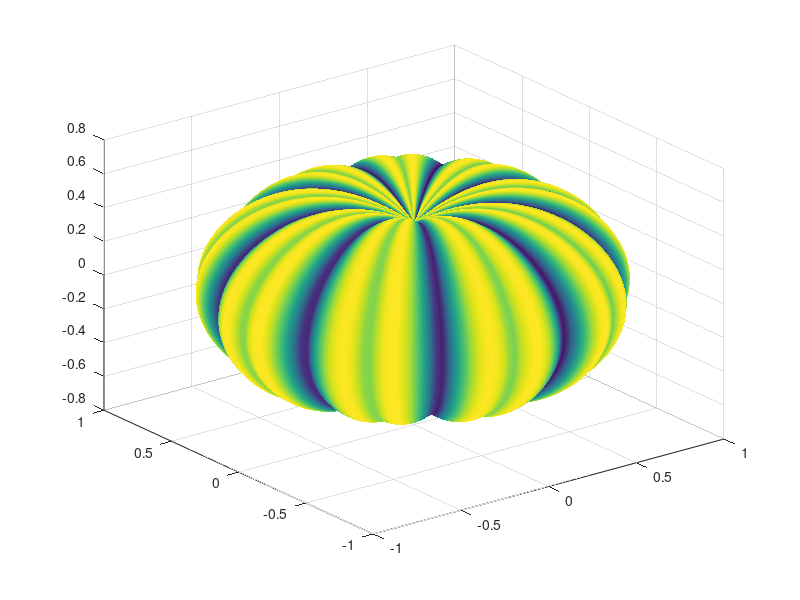

Write the MATLAB code that produced this figure. (Note: this script raises an error after producing the figure.)
close all;
clear all;
L=@linspace;
M=@(f)(0-(1-mod(L(0,9*f,200),2)).^2);
[ Xs, Ys, Zs ] = sphere(199);
R=1+M(2)*.06 + M(4)*.03;
Xp = R.*Xs; Yp = R.*Ys;
Zp = ((0-L(1,-1,200)'.^4)*.3+.7).*Zs.*R;
Cp = hypot(hypot(Xp,Yp),Zs.*R);
surf(Xp,Yp,Zp,Cp,'FaceColor','interp','EdgeColor','none');
%% Stem

s = [1.5 1 repelem(0.7, 6)] .* [repmat([0.1 0.06], 1, 9) 0.1]';
[theta, phi] = meshgrid(L(0,pi/2,8),L(0,2*pi,19));
Xs = -(.3-cos(phi).*s).*cos(theta)+.3;
Zs = (.5-cos(phi).*s).*sin(theta)+.43;
Ys = -sin(phi).*s;
surface(Xs,Ys,Zs,[],'FaceColor', '#918151','EdgeColor','none', 'Clipping','off');
%% Style
colormap([ L(0.5, 0.84, 256); L(0.54, 0.87, 256); L(0.45, 0.82, 256) ]');
axis equal
box on
material([.6 1 .3])
lighting g
camlight